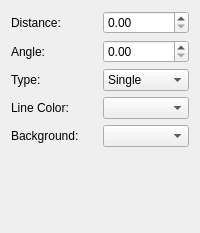
         <widget class="QWidget" name="page">
          <layout class="QVBoxLayout" name="verticalLayout_12">
           <item>
            <layout class="QGridLayout" name="gridLayout">
             <item row="0" column="0">
              <widget class="QLabel" name="hatchDistLabel">
               <property name="text">
                <string>Distance:</string>
               </property>
              </widget>
             </item>
             <item row="0" column="1">
              <widget class="ScrSpinBox" name="hatchDist"/>
             </item>
             <item row="1" column="0">
              <widget class="QLabel" name="hatchAngleLabel">
               <property name="text">
                <string>Angle:</string>
               </property>
              </widget>
             </item>
             <item row="1" column="1">
              <widget class="ScrSpinBox" name="hatchAngle"/>
             </item>
             <item row="2" column="0">
              <widget class="QLabel" name="hatchTypeLabel">
               <property name="text">
                <string>Type:</string>
               </property>
              </widget>
             </item>
             <item row="2" column="1">
              <widget class="QComboBox" name="hatchType">
               <item>
                <property name="text">
                 <string>Single</string>
                </property>
               </item>
               <item>
                <property name="text">
                 <string>Double</string>
                </property>
               </item>
               <item>
                <property name="text">
                 <string>Triple</string>
                </property>
               </item>
              </widget>
             </item>
             <item row="3" column="0">
              <widget class="QLabel" name="hatchLineColorLabel">
               <property name="text">
                <string>Line Color:</string>
               </property>
              </widget>
             </item>
             <item row="3" column="1">
              <widget class="ColorCombo" name="hatchLineColor"/>
             </item>
             <item row="4" column="0">
              <widget class="QLabel" name="hatchBackgroundLabel">
               <property name="text">
                <string>Background:</string>
               </property>
              </widget>
             </item>
             <item row="4" column="1">
              <widget class="ColorCombo" name="hatchBackground"/>
             </item>
            </layout>
           </item>
           <item>
            <spacer name="verticalSpacer_3">
             <property name="orientation">
              <enum>Qt::Vertical</enum>
             </property>
             <property name="sizeHint" stdset="0">
              <size>
               <width>20</width>
               <height>75</height>
              </size>
             </property>
            </spacer>
           </item>
          </layout>
         </widget>
